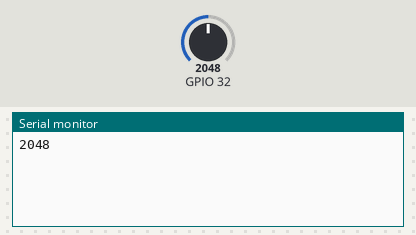
The sketch below on a simulated ESP32. On the bench: the last lines printed to the serial monitor. The test bench sets the inputs (shaded band); at power-on: GPIO 32 = 2048.

Above: at 1.2 s.
1.3 s: GPIO 32 set to 2866
At 2.1 s:
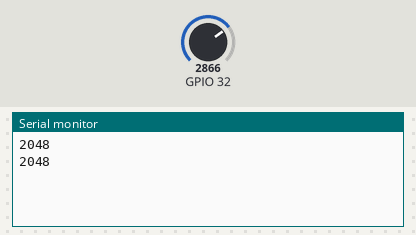
2.8 s: GPIO 32 set to 3603
At 3.9 s:
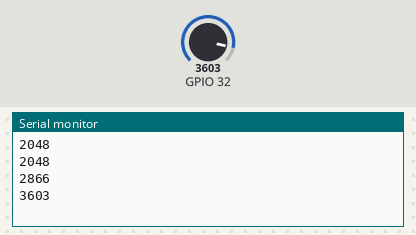
Timing chart, 0 to 5.8 s (numbered marks = the images above; inputs shaded):
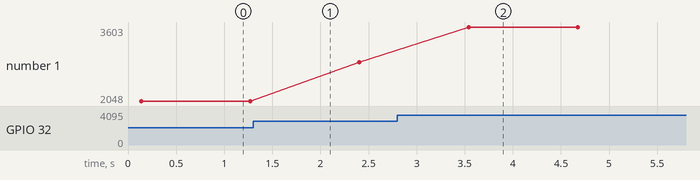

Measured:
- after the input at 2.8 s, the serial monitor: prints a new line after 0.74 s (image 2)
- plotted number 1: 2048 → 2866 after the input at 1.3 s, 2866 → 3603 after the input at 2.8 s

The sketch:

03_multisample.ino
```cpp
// stage 3: average 64 samples. Spread dropped from 74 to 4 counts.
void setup() {
  Serial.begin(115200);
}

void loop() {
  long total = 0;
  for (int i = 0; i < 64; i++) {
    total = total + analogRead(32);
    delay(2);
  }
  int average = total / 64;
  Serial.println(average);
  delay(1000);
}
```
